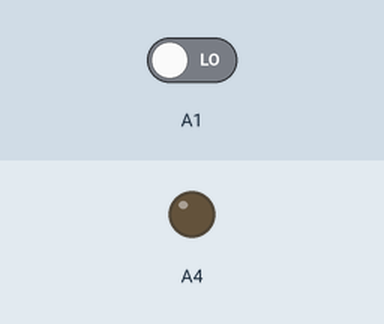
Simulated run of this sketch. Board: Arduino Uno, built with avr-gcc and run on an emulated ATmega328P. Parts: output pins drawn as LEDs (lit = HIGH). Inputs (shaded band) come from the test bench; at power-on: A1 LOW. What the sketch prints to the serial monitor is not drawn.

Above: at 1.2 s.
1.3 s: A1 driven HIGH
At 2.3 s:
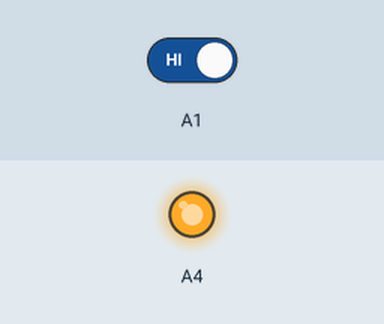
2.8 s: A1 driven LOW
At 3.4 s:
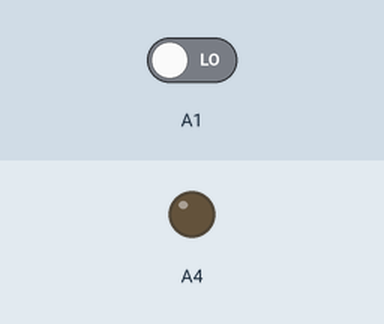
Timing chart, 0 to 5.8 s (numbered marks = the images above; inputs shaded):
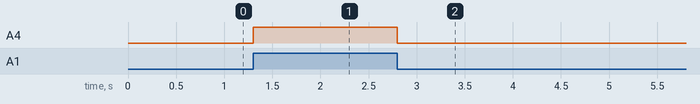

The sketch:

turn_on_light_with_touch_sensor.ino
```cpp
void setup() {
  // put your setup code here, to run once:
  pinMode(A1,INPUT);
  pinMode(A4,OUTPUT);
  Serial.begin(115200);
}

void loop() {
  // put your main code here, to run repeatedly:

 int touch = digitalRead(A1);
 Serial.println(touch);
 if(touch == HIGH) {
  digitalWrite(A4,HIGH);
 }else {
  digitalWrite(A4,LOW);
 }
}
```

Measured:
- after the input at 1.3 s, A4: LOW → HIGH at once
- after the input at 2.8 s, A4: HIGH → LOW at once
